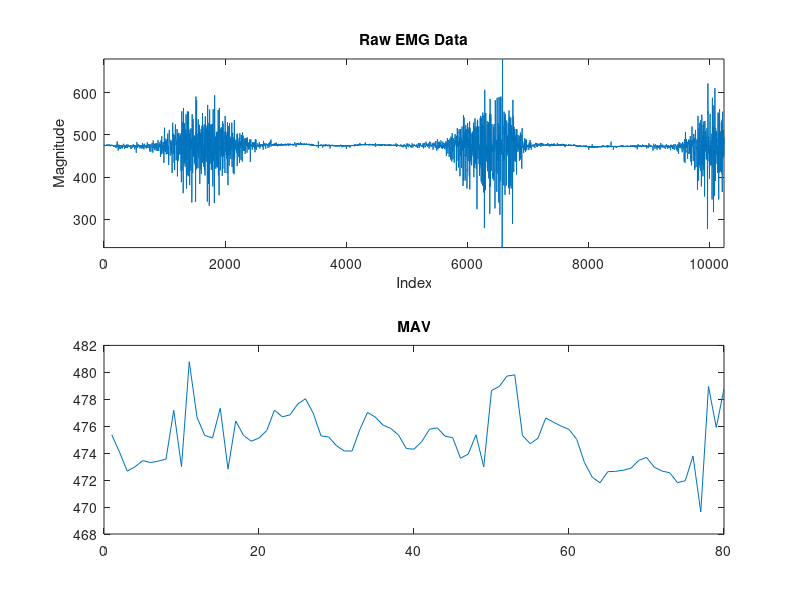
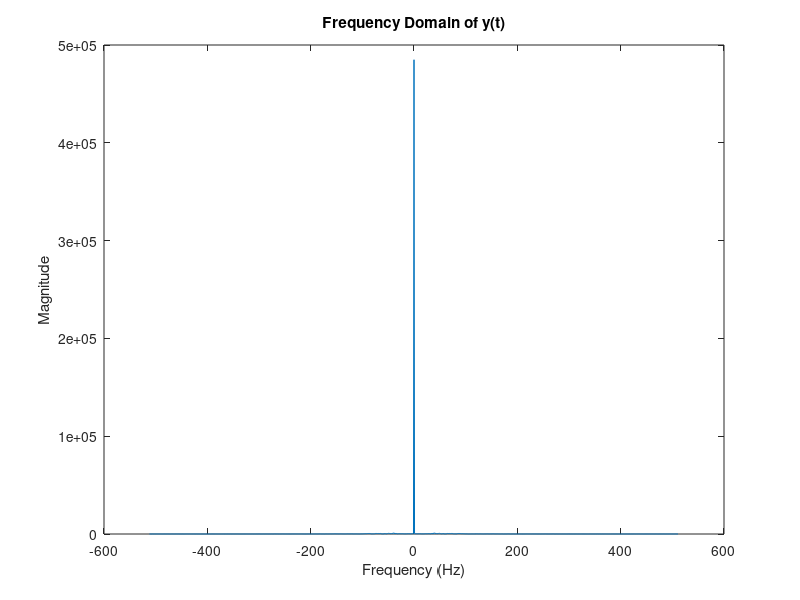
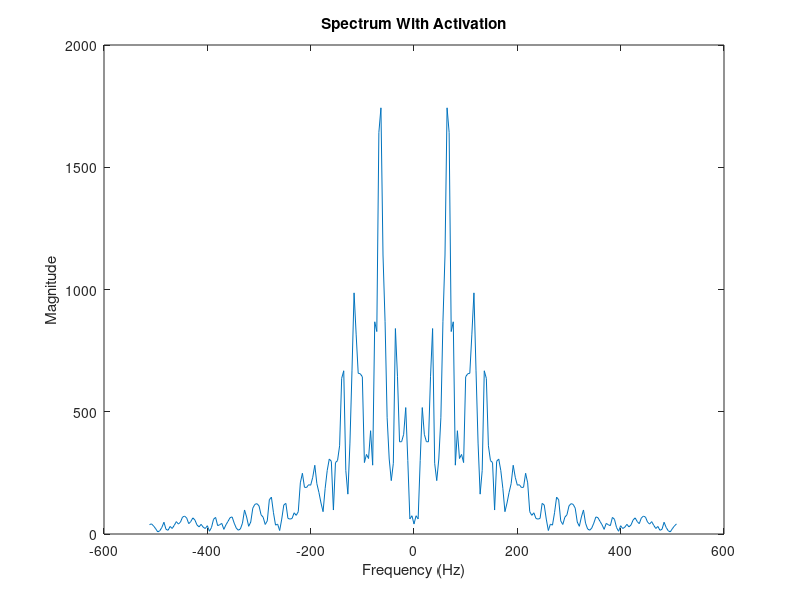
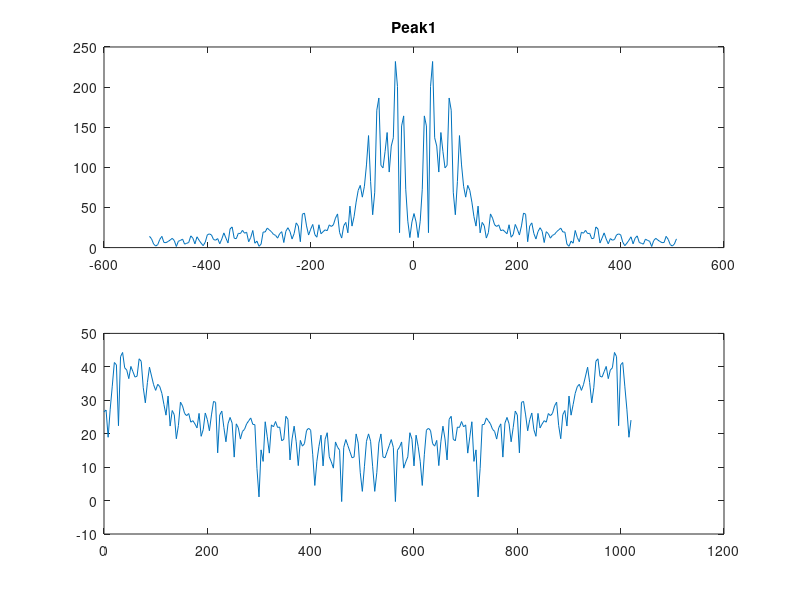

These charts were generated, in order, by the following MATLAB code:
%% CPE 621 - EMG Muscle Fatigue Monitor
% Alex Spaulding
% Dr. Emil Jovanov
% November 16, 2021

% Clean up output from previous runs
clc; 
clear; 
close all;  

%% Load EMG Data

Fs = 1024;
LOG = csvread('log13.csv');
LOG = LOG(1:10*Fs);
% LOG = LOG - mean(LOG);
figure();
subplot(2, 1, 1)
plot(LOG), title 'Raw EMG Data', xlabel 'Index', ylabel 'Magnitude', axis([ 0 10240 min(LOG) max(LOG)])

% mav_size = Fs/10;
mav_size = 128;

LOG_NORM = LOG;%-mean(LOG);
MAV = zeros(1, length(LOG)/(mav_size));
for i=1:length(MAV)
    MAV(i) = (1/(mav_size)*sum((LOG_NORM((i-1)*mav_size+1 : i*mav_size)).^2))^(1/2);
end
subplot(2, 1, 2)
plot(MAV), title 'MAV';

% RMS = zeros(1, length(LOG)/(Fs));
% for i=1:length(RMS)
%     RMS(i) = (1/(Fs)*sum(LOG((i-1)*Fs+1 : i*Fs)));
% end
% subplot(3, 1, 3)
% plot(RMS), title 'RMS';

% Convert to frequency domain
y_t = LOG(1:Fs);
L = length(y_t);
n = pow2(nextpow2(L));
y_dft = fft(y_t, n);
y_s = fftshift(y_dft);
f = (-n/2:n/2-1)*(Fs/n);

% y_s(Fs/2+1) = 0;

figure()
plot(f, abs(y_s))
title 'Frequency Domain of y(t)'
xlabel 'Frequency (Hz)'
ylabel 'Magnitude'

NFFT=256;FS=1024;

%%
is=1152;
ii=is:(is+NFFT-1);
figure
e=detrend(LOG(ii));
plot(e)
F=abs(fft(e.*hanning(NFFT)));
plot(F)
df=Fs/NFFT;
f=(0:NFFT-1)*df;
plot(f-512,fftshift(F)), title 'Spectrum With Activation', xlabel 'Frequency (Hz)', ylabel 'Magnitude';

%%
is2=5400;
ii2=is2:(is2+NFFT-1);
figure
subplot(2, 1, 1)
es=detrend(LOG(ii2));
F2=abs(fft(es.*hanning(NFFT)));
plot(f-512,fftshift(F2)), title 'Peak1'

psdx = (1/Fs*NFFT)*F2.^2;
psdx(2:end-1) = 2*psdx(2:end-1);
subplot(2, 1, 2);
plot(f,10*log10(psdx))

%%
is3=9900;
ii3=is3:(is3+NFFT-1);
figure
es2=detrend(LOG(ii3));
F3=abs(fft(es2.*hanning(NFFT)));
plot(f-512,fftshift(F3)), title 'Peak2'

%%
is4=3540;
ii4=is4:(is4+NFFT-1);
figure
es3=detrend(LOG(ii4));
F4=abs(fft(es3.*hanning(NFFT)));
% subplot(2, 1, 1)
plot(f-512,fftshift(F4)), title 'Spectrum with No Activation', xlabel 'Frequency (Hz)', ylabel 'Magnitude';

% psdx = (1/Fs*NFFT)*F4.^2;
% psdx(2:end-1) = 2*psdx(2:end-1);
% subplot(2, 1, 2);
% plot(f,10*log10(psdx))

